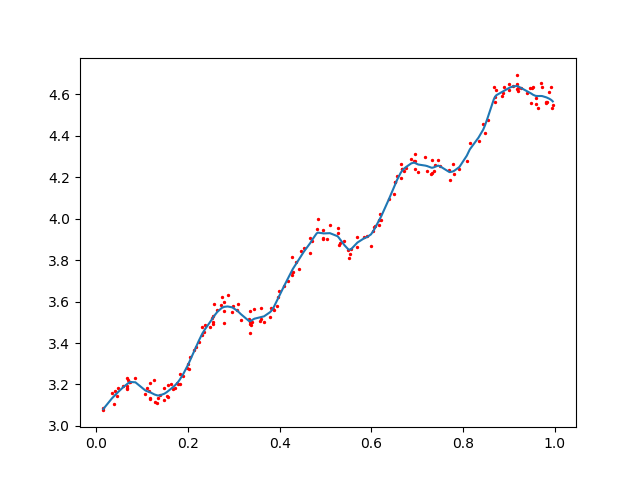

This figure's Python source:
from numpy import *
import matplotlib.pyplot as plt

def loadDataSet(fileName):
    #获取样本特征总数,不算最后的目标变量
    numFeatures = len(open(fileName).readline().split('\t')) - 1
    dataMat = []
    labelMat = []
    fr = open(fileName)
    for line in fr.readlines():#读取每一行
        lineArr = []
        #删除一行中以tab分割的数据前后的空白符号
        curLine = line.strip().split('\t')
        for i in range(numFeatures):#i从0到2 不包含2
            #讲数据添加到lineArr List中，每一行数据测试数据组成一个行向量
            lineArr.append(float(curLine[i]))
        dataMat.append(lineArr)#讲测试数据的输入数据部分储存到DataMat的list
        labelMat.append(float(curLine[-1]))#将每一行的最后一个数据,即类别，叫目标变量储存到labelMat中
    return dataMat, labelMat

def lwlr(testPoint, xArr, yArr, k=1.0):
    xMat = mat(xArr)
    yMat = mat(yArr).T
    m = shape(xMat)[0]
    weights = mat(eye((m)))#eye返回对角阵

    for j in range(m):
        #testpoint的形式是一个行向量,计算testpoint与输入样本的距离，然后下面计算出每个样本贡献误差的权值
        diffMat = testPoint - xMat[j, :]
        #k控制衰减速度 w[i] = exp(-(x[i]-x)/(2*k^2))
        weights[j, j] = exp(diffMat * diffMat.T/(-2.0 * k ** 2))

    xTx = xMat.T * (weights * xMat)
    if linalg.det(xTx) == 0.0:
        print("This matrix is singular, cannot do inverse")
        return
    ws = xTx.I * (xMat.T * (weights * yMat))#（theater = (X'*X)^-1*X’*(w[i]*y)）
    return testPoint * ws



def lwlrTest(testArr, xArr, yArr, k=1.0):
    m = shape(testArr)[0]
    yHat = zeros(m)
    for i in range(m):
        yHat[i] = lwlr(testArr[i], xArr, yArr, k)
    return yHat


def regression():
    xArr, yArr = loadDataSet('D:\project\machine_learning_action\data\8.Regression\data.txt')
    yHat = lwlrTest(xArr, xArr, yArr, 0.01)
    xMat = mat(xArr)
    strInd = xMat[:, 1].argsort(0)
    xSort = xMat[strInd][:, 0, :]
    fig = plt.figure()
    ax = fig.add_subplot(111)
    ax.plot(xSort[:, 1].flatten().A[0], mat(yHat[strInd]).T.flatten().A[0])
    ax.scatter(xMat[:, 1].flatten().A[0], mat(yArr).T.flatten().A[0], s=2, c='red')
    plt.show()

def rssError(yArr, yHatArr):
    return ((yArr - yHatArr)**2).sum()

def abaloneTest():
    abX, abY = loadDataSet('D:\project\machine_learning_action\data\8.Regression\\abalone.txt')
    yHat01 = lwlrTest(abX[0:99], abX[0:99], abY[0:99], 0.1)
    yHat1 = lwlrTest(abX[0:99], abX[0:99], abY[0:99], 1)
    yHat10 = lwlrTest(abX[0:99], abX[0:99], abY[0:99], 10)
    print(rssError(abY[0:99], yHat01.T))
    print(rssError(abY[0:99], yHat1.T))
    print(rssError(abY[0:99], yHat10.T))

def ridgeRegres(xMat, yMat, lam = 0.2):
    """
    岭回归
    :param xMat:
    :param yMat:
    :param lam: 调节系数
    :return:
    """
    xTx = xMat.T * xMat
    denom = xTx + eye(shape(xMat)[1]) * lam
    if linalg.det(denom) == 0.0:
        print("矩阵奇异,不可计算")
        return
    ws = denom.I * (xMat.T * yMat)
    return ws


if __name__ == "__main__":
    regression()
    #abaloneTest()
